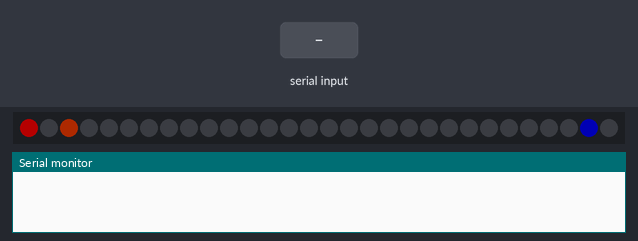
A sketch run on a simulated Arduino Uno, built with avr-gcc and run on an emulated ATmega328P. Parts: 30 RGB LEDs in strip order, left to right, the last lines printed to the serial monitor. Inputs (shaded band) come from the test bench. Dim RGB values are drawn brighter than linear.

Above: at 6.0 s.
6.1 s: "u90\n" received over Serial
9.1 s: "u,45\n" received over Serial
At 9.59 s:
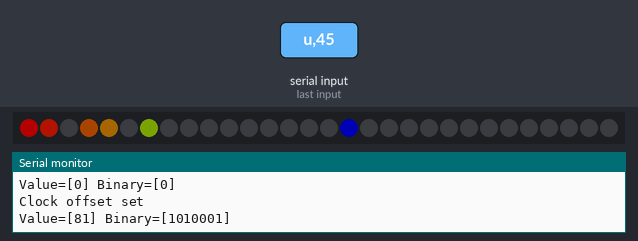
11.8 s: "u" received over Serial
At 12.52 s:
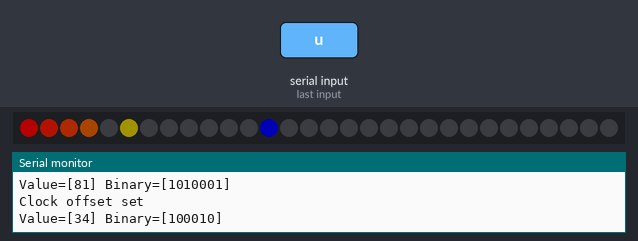
14.1 s: "u90\n" received over Serial
At 16.45 s:
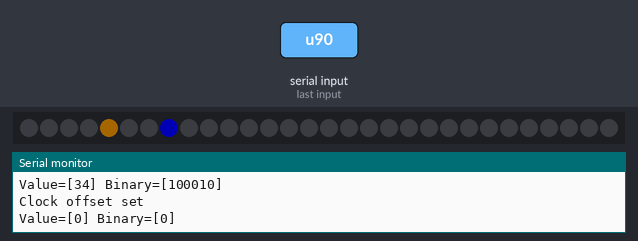

The sketch:

LEDStripCountUp.ino
```cpp
//
// Created by: Steven Smethurst (funvill)
// Created on: September 16, 2015
// Created for: https://goo.gl/YlIgWO
// Last updated: September 19, 2015
//
//

#include <Adafruit_NeoPixel.h>
#include <avr/power.h>

// Define the pin that we are going to be using to control the LEDs.
// This could be any digitial pin, 6 was choosen at random.
#define LED_PIN 6

// Defines how many milli seconds there are in one second.
#define MS_PER_SECOND (1000 )

// Parameter 1 = number of pixels in strip
// Parameter 2 = Arduino pin number (most are valid)
// Parameter 3 = pixel type flags, add together as needed:
//   NEO_KHZ800  800 KHz bitstream (most NeoPixel products w/WS2812 LEDs)
//   NEO_KHZ400  400 KHz (classic 'v1' (not v2) FLORA pixels, WS2811 drivers)
//   NEO_GRB     Pixels are wired for GRB bitstream (most NeoPixel products)
//   NEO_RGB     Pixels are wired for RGB bitstream (v1 FLORA pixels, not v2)
Adafruit_NeoPixel strip = Adafruit_NeoPixel(30, LED_PIN, NEO_GRB + NEO_KHZ800);

// IMPORTANT: To reduce NeoPixel burnout risk, add 1000 uF capacitor across
// pixel power leads, add 300 - 500 Ohm resistor on first pixel's data input
// and minimize distance between Arduino and first pixel.  Avoid connecting
// on a live circuit...if you must, connect GND first.

// This is a global variable used to store the current time. Generally, you
// should use "uint32_t" for variables that hold time. The value will
// quickly become too large for an int to store.
//
// The Arduino Pro Mini uses a ATmega328 chip. This chip is a 8 bit AVR.
// Because of this the size of a unsigned long is 4 BYTES or 32 bits.
uint32_t gClockOffset ;

uint32_t gSecondColorOn, gSecondColorOff;

// The set up function is run once at the start of the program.
void setup() {

  // Set up the serial port to be used for debug messages.
  Serial.begin(9600);

  // Set up the LED strip
  strip.begin();
  strip.setBrightness( 255 / 4 ); // Set the brightness of the LEDs to 1/4 of their normal brightness. Don't blind me bro
  strip.show(); // Initialize all pixels to 'off'

  // Test the LED strip to ensure that all the LEDs work.
  testLEDStrip();

  // Configure the color for the pixels
  gSecondColorOn  = strip.Color(0, 0, 255);
  gSecondColorOff = strip.Color(0, 0, 0);

  // Reset the global time variable to a known value.
  // You can use this website to get the current Epoch time http://www.epochconverter.com/
  // 1442646883 = GMT: Sat, 19 Sep 2015 07:14:43 GMT || 9/19/2015, 12:14:43 AM GMT-7:00 DST
  // 1442874600 = GMT: Mon, 21 Sep 2015 22:30:00 GMT || 9/21/2015, 03:30:00 PM GMT-7:00 DST
  gClockOffset = 0 ;
}


void loop() {

  // simpleCountUpClock();
  // countUpBasedOnTimer();
  fancyCountUpClock();
  // CountDownTimer( 120 );

  CheckForSetTime();
}


// -------------------------------------------------------------------
// Clock Codes
// -------------------------------------------------------------------


// This is the simplest form of a count up clock.
// When the program starts the value of gClockOffset will be set to zero. Every time this function is run the
// value of gClockOffset will be incurmented by one. At the end of this function the program is delayed by one second.
//
// This function has a major flaw with it, can you guess what the flaw is?
void simpleCountUpClock(){
  gClockOffset++ ; // Each loop, incurment the timer.

  // Display the gClockOffset on the LEDs
  UpdateLEDsFromValue( gClockOffset );

  // Delay()
  // Pauses the program for the amount of time (in miliseconds)
  // https://www.arduino.cc/en/Reference/Delay
  delay( MS_PER_SECOND ) ; // Delay the application for one second
}

// This function uses the timer inside of the arduino to get the relitive time since the program started up.
// Then if the current time is greater then the intervale (one sec) it will trigger the program to update
// the LEDs with the new time value.
void countUpBasedOnTimer(){
  static uint32_t previousMillis = millis(); ;

  // millis()
  // Returns the number of milliseconds since the Arduino board began running
  // the current program. This number will overflow (go back to zero), after
  // approximately 50 days.
  // Reference: https://www.arduino.cc/en/Reference/millis
  uint32_t currentMillis = millis();

  // Check to see if the interval has elapsed
  if( currentMillis - previousMillis > MS_PER_SECOND ) {
    previousMillis = currentMillis ; // Update the previouse time

    // Update the LEDs
    UpdateLEDsFromValue( gClockOffset + ( currentMillis / MS_PER_SECOND ) );
  }
}

// This function is advanced. Come talk to me about it.

void fancyCountUpClock() {
  static uint32_t previousMillis = millis(); ;
  uint32_t currentMillis = millis() ;

  // Check to see if the interval has elapsed
  if( currentMillis - previousMillis > MS_PER_SECOND/strip.numPixels() ) {
    previousMillis = currentMillis ; // Update the previous time

    // Show the Millis lead led.
    static int pixelMillisOffset = 0 ;
    pixelMillisOffset++;
    if( pixelMillisOffset >= strip.numPixels() ) {
      // Reset
      setAllLEDs( gSecondColorOff );
      pixelMillisOffset = 0 ;
    }

    // Update the background Millis pixel.
    // Make the leading Millis pixel bright blue.
    strip.setPixelColor(pixelMillisOffset, gSecondColorOn );
    // Turn off the previouse pixel that might have been tunred on.
    if( pixelMillisOffset > 0 ) {
      strip.setPixelColor(pixelMillisOffset-1, gSecondColorOff );
    }

    // Update the seconed LEDs
    uint32_t currentTime = gClockOffset + ( currentMillis / MS_PER_SECOND ) ;
    for( int pixelOffset = 0 ; pixelOffset < (sizeof( uint32_t ) * 8) && pixelOffset < strip.numPixels() ; pixelOffset++ ) {
      if( bitRead( currentTime, pixelOffset) == 1 ) {
        strip.setPixelColor(pixelOffset, Wheel( (255 / strip.numPixels()) * pixelOffset ) ); // On
      }
    }

    // Show the updated LEDS.
    strip.show();
  }
}

// Gives the user a warning flash then starts a count down.
void CountDownTimer( uint32_t timeInSeconds ) {

  // Set to Red.
  setAllLEDs( strip.Color(0, 0, 0) );
  strip.show(); // Show the updated LEDS.
  for( int pixelOffset = strip.numPixels() ; pixelOffset >= 0 ; pixelOffset-- ) {
    strip.setPixelColor(pixelOffset, strip.Color(255, 0, 0) );
    strip.show();
    delay(MS_PER_SECOND/strip.numPixels());
  }

  // Count down the red to yellow.
  for( int pixelOffset = strip.numPixels() ; pixelOffset >= 0 ; pixelOffset-- ) {
    strip.setPixelColor(pixelOffset, strip.Color(255, 255, 0) );
    strip.show();
    delay(MS_PER_SECOND/strip.numPixels());
  }

  uint32_t previousMillis = millis();
  // Show count down.
  while( timeInSeconds > 0 ) {
    uint32_t currentMillis = millis();
    // Check to see if the interval has elapsed
    if( currentMillis - previousMillis > MS_PER_SECOND ) {
      previousMillis = currentMillis ; // Update the previouse time
      timeInSeconds--;

      UpdateLEDsFromValue( timeInSeconds );
    }
  }

  // Done, flash a bunch of times.
  for( int flashCount = 0 ; flashCount < 10 ; flashCount++ ) {
    setAllLEDs( strip.Color(255, 0, 0) );
    strip.show(); // Show the updated LEDS.
    delay(MS_PER_SECOND);
    setAllLEDs( strip.Color(0, 0, 0) );
    strip.show(); // Show the updated LEDS.
    delay(MS_PER_SECOND);
  }
}


// -------------------------------------------------------------------
// Helper functions
// -------------------------------------------------------------------


// This function will print the value as a decimal number and in binary
// This can be useful for debuging what is happening in your application.
void debugPrintBinary( uint32_t value ) {
  Serial.print("Value=[");
  Serial.print( value, DEC );
  Serial.print("] Binary=[");
  Serial.print( value, BIN );
  Serial.println("]");
}

// Set all the LEDS to the same color.
void setAllLEDs( uint32_t c ){
  // Loop thought all the LEDs and set the color of the LED to the same color.
  for( unsigned char pixelOffset = 0 ; pixelOffset < strip.numPixels() ; pixelOffset++ ) {
    strip.setPixelColor(pixelOffset, c );
  }
}

// This function is used to make sure all the LEDs in the strip are functioning correctly
void testLEDStrip() {
  // Rainbow
  // Cycle thought the rainbow 5 times quickly.
  for( int rainbowOffset = 0 ; rainbowOffset < 256*5 ; rainbowOffset++ ) {
    for( int pixelOffset = 0 ; pixelOffset < strip.numPixels() ; pixelOffset++ ) {
      strip.setPixelColor(pixelOffset, Wheel(((pixelOffset * 256 / strip.numPixels()) + rainbowOffset) & 255));
    }
    strip.show();
    delay(1);
  }
  setAllLEDs( gSecondColorOff );
}

// This function will take a value and extract the bits from the value to be shown as pixels on the
// LED strip.
void UpdateLEDsFromValue( uint32_t value ) {
  debugPrintBinary( value );

  // Loop thought the value extracting the bits. If a bit is 1 then turn the pixel to the on color
  // If the bit is off then turn the pixel to the off color.

  // sizeof()
  // The sizeof operator returns the number of bytes in a variable type, or the number of bytes
  // occupied by an array.
  // Reference: https://www.arduino.cc/en/Reference/sizeof

  for( unsigned char pixelOffset = 0 ; pixelOffset <= (sizeof( uint32_t ) * 8) && pixelOffset < strip.numPixels() ; pixelOffset++ ) {
    // bitRead()
    // Reads a bit of a number.
    // Reference: https://www.arduino.cc/en/Reference/bitRead

    if( bitRead(value, pixelOffset) == 1 ) {
      strip.setPixelColor(pixelOffset, gSecondColorOn ); // On
    } else {
      strip.setPixelColor(pixelOffset, gSecondColorOff ); // Off
    }
  }

  // Show the updated LEDS.
  strip.show();
}


// Input a value 0 to 255 to get a color value.
// The colours are a transition r - g - b - back to r.
uint32_t Wheel(byte WheelPos) {
  WheelPos = 255 - WheelPos;
  if(WheelPos < 85) {
   return strip.Color(255 - WheelPos * 3, 0, WheelPos * 3);
  } else if(WheelPos < 170) {
    WheelPos -= 85;
   return strip.Color(0, WheelPos * 3, 255 - WheelPos * 3);
  } else {
   WheelPos -= 170;
   return strip.Color(WheelPos * 3, 255 - WheelPos * 3, 0);
  }
}

// Check the serial port for a "SetTime" command If the set
// time command is set then update gClockOffset with
// The new time. This will allow the user update the clock
// With the current time, without having to reprogram the
// Arduino.
void CheckForSetTime() {
  static String inString = "";  // string to hold input
  while (Serial.available() > 0) {
    int inChar = Serial.read();
    if (isDigit(inChar)) {
      // convert the incoming byte to a char
      // and add it to the string:
      inString += (char)inChar;
    }

    // if you get a newline, print the string,
    // then the string's value:
    if (inChar == 'u') {

      // Things get a little weired here.
      // millis() counts up from the start of the application. So if we want to set the time
      // and the visual of the time is based off the offset of gClockOffset + millis(). Then we need
      // account for the time that has already passed since the application has started.
      // In this case we take our set time and remove the amount of time that has passed since
      // the application started.
      //
      // BUT there is a gotcha. If the time that is being set is less then the current running
      // time then we will overflow the variable. So we need to account for this as well. Since
      // There is no good action to do when the gClockOffset overflows we set the gClockOffset to a zero.
      //

      gClockOffset = inString.toInt() ;
      if( gClockOffset < (millis() / 1000) ) {
        gClockOffset = 0 ;
      } else {
        gClockOffset -= (millis() / 1000) ;
      }

      Serial.println("Clock offset set");
      debugPrintBinary( gClockOffset );

      // clear the string for new input:
      inString = "";
    }
  }
}
```

Measured:
- after the input at 11.8 s, the LEDs: first change after 0.17 s (image 2 shows a later state)
- after the input at 14.1 s, the LEDs: first change after 0.19 s (image 3 shows a later state)
